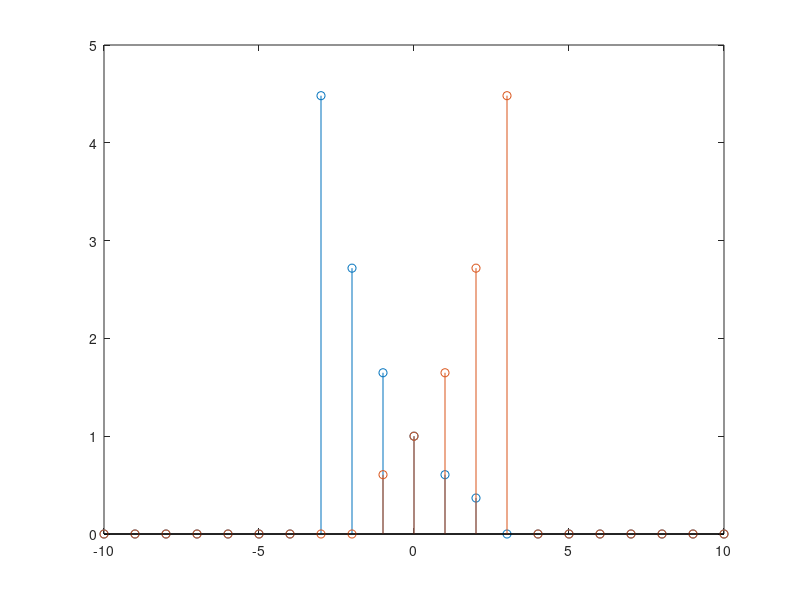

The MATLAB script that drew this image:
close all

n=-10:10;
logico=n>=-3 & n<=2;
xp=exp(-.5*n);
x=xp.*logico;
stem(n,x)
hold on

xr=exp(.5*n).*(-n>=-3 & -n<2);
stem(n,xr)
